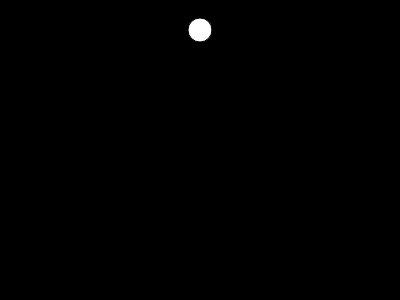
Frame 1 (no input)
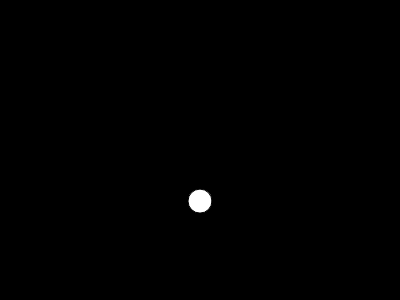
Frame 60 (no input)
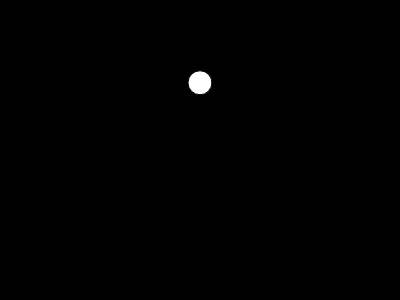
Frame 120 (the mouse pressed at the canvas centre since frame 60)

The p5.js sketch that drew these frames (run headless with seeded random() and noise() and a simulated clock; from frame 60 on, the mouse is pressed at the canvas centre):

// p5.js sketch
// ── sketch.js
var ball = {
  x: 200,
  y: 30,
  speed: 0,
};

var gravity = 0.1;

function setup() {
  createCanvas(400, 300);
}

function displayBall() {
  fill(255);
  ellipse(ball.x, ball.y, 24, 24);
}

function moveBall() {
  ball.y = ball.y + ball.speed;
  ball.speed = ball.speed + gravity;
}

function bounceBall() {
  if (ball.y > height) {
    ball.speed = ball.speed * -0.95;
  }
}

function draw() {
  background(0);
  displayBall();
  moveBall();
  bounceBall();
}
